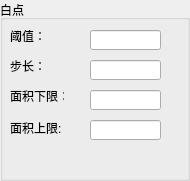
     <widget class="QGroupBox" name="groupBox_7">
      <property name="geometry">
       <rect>
        <x>400</x>
        <y>200</y>
        <width>190</width>
        <height>181</height>
       </rect>
      </property>
      <property name="title">
       <string>白点</string>
      </property>
      <widget class="QLabel" name="label_68">
       <property name="geometry">
        <rect>
         <x>10</x>
         <y>30</y>
         <width>54</width>
         <height>12</height>
        </rect>
       </property>
       <property name="text">
        <string>阈值：</string>
       </property>
      </widget>
      <widget class="QLineEdit" name="lineEdit_67">
       <property name="geometry">
        <rect>
         <x>90</x>
         <y>30</y>
         <width>71</width>
         <height>20</height>
        </rect>
       </property>
      </widget>
      <widget class="QLabel" name="label_69">
       <property name="geometry">
        <rect>
         <x>10</x>
         <y>60</y>
         <width>54</width>
         <height>12</height>
        </rect>
       </property>
       <property name="text">
        <string>步长：</string>
       </property>
      </widget>
      <widget class="QLineEdit" name="lineEdit_68">
       <property name="geometry">
        <rect>
         <x>90</x>
         <y>60</y>
         <width>71</width>
         <height>20</height>
        </rect>
       </property>
      </widget>
      <widget class="QLabel" name="label_70">
       <property name="geometry">
        <rect>
         <x>10</x>
         <y>90</y>
         <width>54</width>
         <height>12</height>
        </rect>
       </property>
       <property name="text">
        <string>面积下限：</string>
       </property>
      </widget>
      <widget class="QLineEdit" name="lineEdit_69">
       <property name="geometry">
        <rect>
         <x>90</x>
         <y>90</y>
         <width>71</width>
         <height>20</height>
        </rect>
       </property>
      </widget>
      <widget class="QLabel" name="label_71">
       <property name="geometry">
        <rect>
         <x>10</x>
         <y>120</y>
         <width>71</width>
         <height>16</height>
        </rect>
       </property>
       <property name="text">
        <string>面积上限:</string>
       </property>
      </widget>
      <widget class="QLineEdit" name="lineEdit_70">
       <property name="geometry">
        <rect>
         <x>90</x>
         <y>120</y>
         <width>71</width>
         <height>20</height>
        </rect>
       </property>
      </widget>
      <widget class="QLabel" name="label_72">
       <property name="geometry">
        <rect>
         <x>90</x>
         <y>320</y>
         <width>30</width>
         <height>12</height>
        </rect>
       </property>
       <property name="text">
        <string>白点:</string>
       </property>
      </widget>
     </widget>
